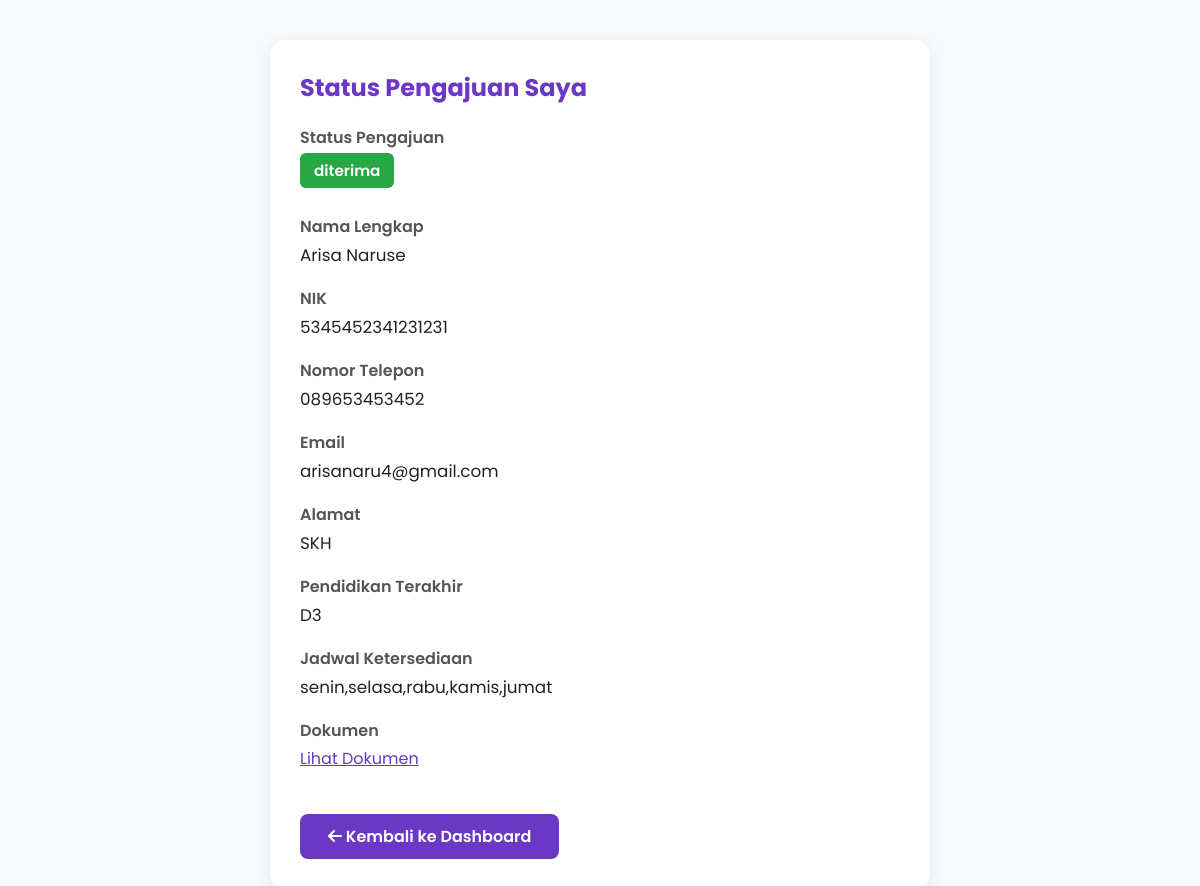
/pengajuan-relawan.php (signed in), run on the app's committed database.
### tables this page shows
CREATE TABLE `applicants` (
  `id` int(11) NOT NULL,
  `name` varchar(100) NOT NULL,
  `nik` varchar(20) NOT NULL,
  `email` varchar(100) NOT NULL,
  `address` text NOT NULL,
  `phone` varchar(20) NOT NULL,
  `education` varchar(50) NOT NULL,
  `availability` text NOT NULL,
  `document_name` varchar(255) DEFAULT NULL,
  `status` enum('diajukan','diseleksi','diterima','ditolak','mengundurkan_diri') NOT NULL DEFAULT 'diajukan',
  `role` enum('relawan','admin','koordinator') NOT NULL DEFAULT 'relawan',
  `rejection_reason` text DEFAULT NULL,
  `created_at` datetime DEFAULT current_timestamp()
);

### pengajuan-relawan.php (the view, shortened to what this page needs)
<?php
require_once 'config/db.php';
$user_id = $_SESSION['user_id'];
$stmt = $conn->prepare("SELECT status, rejection_reason, name, nik, phone, email, address, education, availability, document_name FROM applicants WHERE id = ? ORDER BY id DESC LIMIT 1");
$stmt->bind_param('i', $user_id);
$stmt->execute();
$result = $stmt->get_result();
$app = $result->fetch_assoc();
function safe($val) {
    return ($val === null || $val === '' || $val === false) ? '-' : htmlspecialchars($val);
}
$status_badge = [
    'diajukan' => 'status-diajukan',
    'diseleksi' => 'status-diseleksi',
    'diterima' => 'status-diterima',
    'ditolak' => 'status-ditolak',
    'mengundurkan_diri' => 'status-mengundurkan_diri',
];
?>
<!DOCTYPE html>
<html lang="id">
<head>
    <link rel="stylesheet" href="https://cdnjs.cloudflare.com/ajax/libs/font-awesome/6.1.1/css/all.min.css">
</head>
<body>
    <div class="container">
        <h2>Status Pengajuan Saya</h2>
        <?php if (!$app): ?>
            <div style="color:#dc3545;font-weight:600;">Anda belum pernah mengajukan pendaftaran relawan.</div>
        <?php else: ?>
            <div class="row">
                <span class="label">Status Pengajuan</span>
                <span class="status-badge <?= $status_badge[$app['status']] ?? '' ?>"><?= safe($app['status']) ?></span>
            </div>
            <div class="row">
                <span class="label">Nama Lengkap</span>
                <span class="value"><?= safe($app['name']) ?></span>
            </div>
            <div class="row">
                <span class="label">NIK</span>
                <span class="value"><?= safe($app['nik']) ?></span>
            </div>
            <div class="row">
                <span class="label">Nomor Telepon</span>
                <span class="value"><?= safe($app['phone']) ?></span>
            </div>
            <div class="row">
                <span class="label">Email</span>
                <span class="value"><?= safe($app['email']) ?></span>
            </div>
            <div class="row">
                <span class="label">Alamat</span>
                <span class="value"><?= safe($app['address']) ?></span>
            </div>
            <div class="row">
                <span class="label">Pendidikan Terakhir</span>
                <span class="value"><?= safe($app['education']) ?></span>
            </div>
            <div class="row">
                <span class="label">Jadwal Ketersediaan</span>
                <span class="value"><?= safe($app['availability']) ?></span>
            </div>
            <div class="row">
                <span class="label">Dokumen</span>
                <?php if ($app['document_name']): ?>
                    <a class="doc-link" href="uploads/<?= urlencode($app['document_name']) ?>" target="_blank">Lihat Dokumen</a>
                <?php else: ?>
                    <span class="value">-</span>
                <?php endif; ?>
            </div>
        <?php endif; ?>
        <a href="dashboard-relawan.php" class="back-btn"><i class="fa fa-arrow-left"></i> Kembali ke Dashboard</a>
    </div>
</body>
</html>

### pengajuan-relawan.php (style rules this page uses)
body { font-family:'Poppins',sans-serif; background:#f7fafc; margin:0; }
.container { max-width:600px; margin:40px auto; background:#fff; border-radius:15px; box-shadow:0 4px 16px rgba(0,0,0,0.07); padding:30px; }
h2 { color:#6A38C2; margin-top:0; }
.status-badge { display:inline-block; padding:6px 14px; border-radius:6px; font-weight:600; font-size:0.95rem; margin-bottom:8px; }
.status-diterima { background:#28a745; color:#fff; }
.row { margin-bottom:18px; }
.label { font-weight:600; color:#555; display:block; margin-bottom:3px; }
.value { font-size:1.05rem; color:#222; }
.doc-link { color:#6A38C2; text-decoration:underline; }
.back-btn { display:inline-block; margin-top:25px; background:#6A38C2; color:#fff; padding:10px 28px; border-radius:8px; text-decoration:none; font-weight:600; transition:background 0.2s; }

### data on the page
applicants: status "diterima", name "Arisa Naruse", nik "5345452341231231", phone "089653453452", email "arisanaru4@gmail.com", address "SKH", education "D3", availability "senin,selasa,rabu,kamis,jumat"
